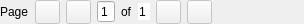
<?xml version="1.0" encoding="UTF-8"?>
<ui version="4.0">
 <class>KPlato::ReportNavigator</class>
 <widget class="QWidget" name="KPlato::ReportNavigator">
  <property name="geometry">
   <rect>
    <x>0</x>
    <y>0</y>
    <width>304</width>
    <height>24</height>
   </rect>
  </property>
  <layout class="QHBoxLayout" name="horizontalLayout">
   <property name="margin">
    <number>0</number>
   </property>
   <item>
    <widget class="QLabel" name="label_2">
     <property name="text">
      <string>Page</string>
     </property>
    </widget>
   </item>
   <item>
    <widget class="QPushButton" name="ui_first">
     <property name="enabled">
      <bool>false</bool>
     </property>
     <property name="sizePolicy">
      <sizepolicy hsizetype="Minimum" vsizetype="Fixed">
       <horstretch>0</horstretch>
       <verstretch>0</verstretch>
      </sizepolicy>
     </property>
     <property name="maximumSize">
      <size>
       <width>25</width>
       <height>25</height>
      </size>
     </property>
     <property name="toolTip">
      <string>Go to first page</string>
     </property>
     <property name="text">
      <string/>
     </property>
    </widget>
   </item>
   <item>
    <widget class="QPushButton" name="ui_prev">
     <property name="enabled">
      <bool>false</bool>
     </property>
     <property name="maximumSize">
      <size>
       <width>25</width>
       <height>25</height>
      </size>
     </property>
     <property name="toolTip">
      <string>Go to previous page</string>
     </property>
     <property name="text">
      <string/>
     </property>
    </widget>
   </item>
   <item>
    <widget class="KIntSpinBox" name="ui_selector">
     <property name="toolTip">
      <string>Show page</string>
     </property>
     <property name="alignment">
      <set>Qt::AlignRight|Qt::AlignTrailing|Qt::AlignVCenter</set>
     </property>
     <property name="readOnly">
      <bool>false</bool>
     </property>
     <property name="buttonSymbols">
      <enum>QAbstractSpinBox::NoButtons</enum>
     </property>
     <property name="minimum">
      <number>1</number>
     </property>
     <property name="maximum">
      <number>1</number>
     </property>
    </widget>
   </item>
   <item>
    <widget class="QLabel" name="label">
     <property name="text">
      <string>of</string>
     </property>
    </widget>
   </item>
   <item>
    <widget class="QSpinBox" name="ui_max">
     <property name="enabled">
      <bool>true</bool>
     </property>
     <property name="focusPolicy">
      <enum>Qt::NoFocus</enum>
     </property>
     <property name="contextMenuPolicy">
      <enum>Qt::NoContextMenu</enum>
     </property>
     <property name="frame">
      <bool>false</bool>
     </property>
     <property name="alignment">
      <set>Qt::AlignRight|Qt::AlignTrailing|Qt::AlignVCenter</set>
     </property>
     <property name="readOnly">
      <bool>true</bool>
     </property>
     <property name="buttonSymbols">
      <enum>QAbstractSpinBox::NoButtons</enum>
     </property>
     <property name="keyboardTracking">
      <bool>false</bool>
     </property>
     <property name="minimum">
      <number>1</number>
     </property>
     <property name="maximum">
      <number>1</number>
     </property>
    </widget>
   </item>
   <item>
    <widget class="QPushButton" name="ui_next">
     <property name="enabled">
      <bool>false</bool>
     </property>
     <property name="maximumSize">
      <size>
       <width>25</width>
       <height>25</height>
      </size>
     </property>
     <property name="toolTip">
      <string>Go to next page</string>
     </property>
     <property name="text">
      <string/>
     </property>
    </widget>
   </item>
   <item>
    <widget class="QPushButton" name="ui_last">
     <property name="enabled">
      <bool>false</bool>
     </property>
     <property name="maximumSize">
      <size>
       <width>25</width>
       <height>25</height>
      </size>
     </property>
     <property name="toolTip">
      <string>Go to last page</string>
     </property>
     <property name="text">
      <string/>
     </property>
    </widget>
   </item>
   <item>
    <spacer name="horizontalSpacer">
     <property name="orientation">
      <enum>Qt::Horizontal</enum>
     </property>
     <property name="sizeHint" stdset="0">
      <size>
       <width>40</width>
       <height>20</height>
      </size>
     </property>
    </spacer>
   </item>
  </layout>
 </widget>
 <customwidgets>
  <customwidget>
   <class>KIntSpinBox</class>
   <extends>QSpinBox</extends>
   <header>knuminput.h</header>
  </customwidget>
 </customwidgets>
 <resources/>
 <connections/>
</ui>
